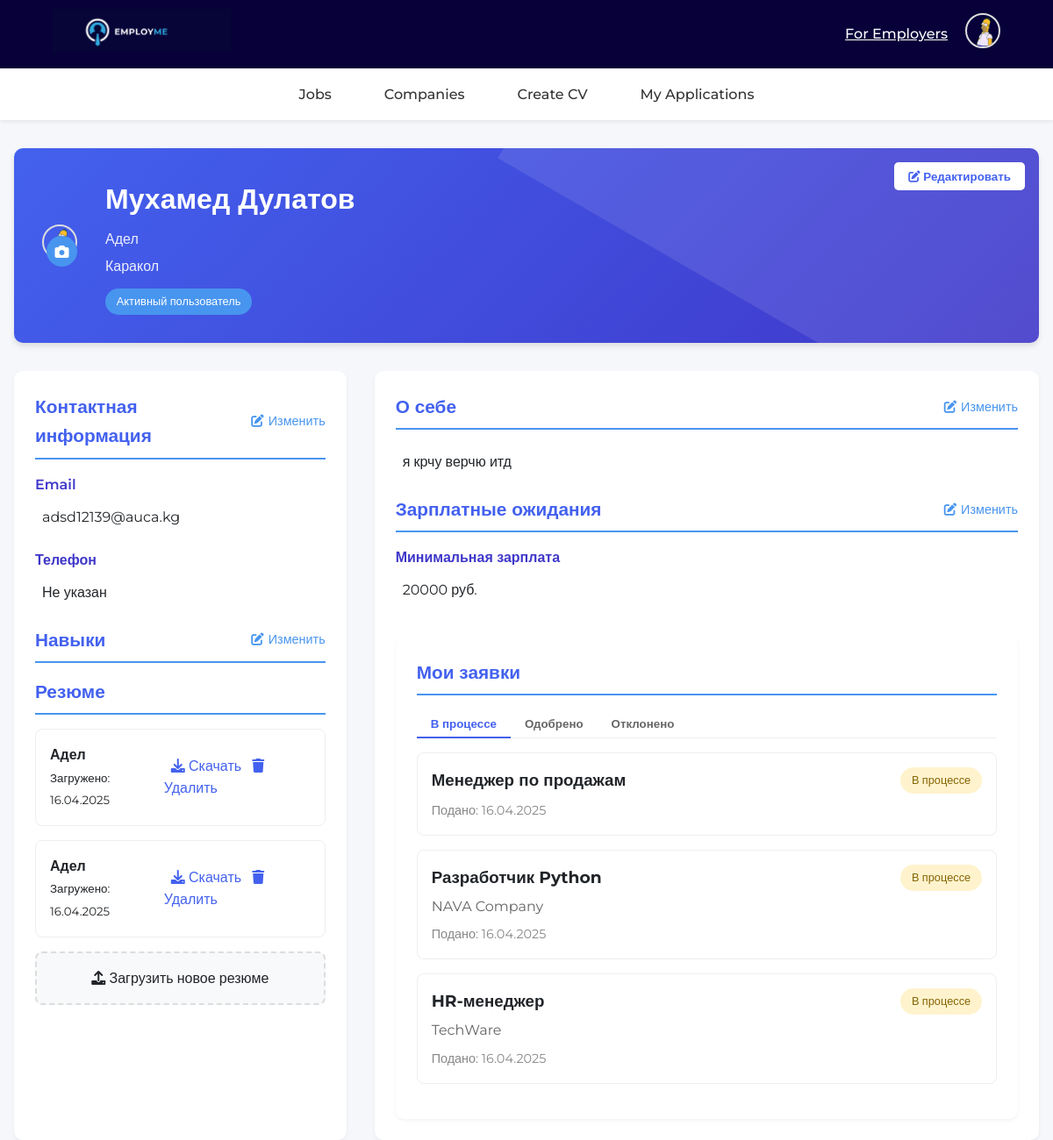
Screenshot of /profile (signed in) with the database file from the repository.
### app.py (models this page shows, shortened)
class User(UserMixin, db.Model):
    __tablename__ = 'users'
    id = db.Column(db.Integer, primary_key=True)
    first_name = db.Column(db.String(100))
    last_name = db.Column(db.String(100))
    email = db.Column(db.String(120))
    phone_code = db.Column(db.String(10))
    phone_number = db.Column(db.String(20))
    city = db.Column(db.String(100))
    min_salary = db.Column(db.Integer)
    currency = db.Column(db.String(10), default='руб.')
    payment_period = db.Column(db.String(50))
    desired_offer_title = db.Column(db.String(100))
    username = db.Column(db.String(80), unique=True)
    password = db.Column(db.String(256), nullable=False)
    reset_token = db.Column(db.String(100))
    avatar = db.Column(db.String(200))
    about = db.Column(db.Text)
    skills = db.Column(db.String(500))
    created_at = db.Column(db.DateTime, default=datetime.utcnow)
    resumes = db.relationship('Resume', back_populates='user', lazy=True)
    applications = db.relationship('Application', back_populates='applicant', lazy=True)
    job_offers = db.relationship('JobOffer', back_populates='author', lazy=True)
    posted_jobs = db.relationship('JobOffer', back_populates='user', lazy='dynamic')

class Resume(db.Model):
    __tablename__ = 'resumes'
    id = db.Column(db.Integer, primary_key=True)
    name = db.Column(db.String(100), nullable=False)
    last_name = db.Column(db.String(100), nullable=False)
    email = db.Column(db.String(120))
    phone_number = db.Column(db.String(20))
    resume_path = db.Column(db.String(200))
    portfolio_path = db.Column(db.String(200))
    cover_letter = db.Column(db.Text)
    created_at = db.Column(db.DateTime, default=datetime.utcnow, nullable=True)
    user_id = db.Column(db.Integer, db.ForeignKey('users.id'), nullable=False)
    user = db.relationship('User', back_populates='resumes')
    applications = db.relationship('Application', back_populates='resume', lazy=True)

class Application(db.Model):
    __tablename__ = 'applications'
    id = db.Column(db.Integer, primary_key=True)
    status = db.Column(db.String(20), default='under_review')
    message = db.Column(db.Text)
    created_at = db.Column(db.DateTime, default=datetime.utcnow)
    updated_at = db.Column(db.DateTime, onupdate=datetime.utcnow)
    user_id = db.Column(db.Integer, db.ForeignKey('users.id'), nullable=False)
    resume_id = db.Column(db.Integer, db.ForeignKey('resumes.id'), nullable=False)
    job_offer_id = db.Column(db.Integer, db.ForeignKey('job_offers.id'), nullable=False)
    applicant = db.relationship('User', back_populates='applications')
    resume = db.relationship('Resume', back_populates='applications')
    job_offer = db.relationship('JobOffer', back_populates='applications')  # This is correct

class JobOffer(db.Model):
    __tablename__ = 'job_offers'
    id = db.Column(db.Integer, primary_key=True)
    job_title = db.Column(db.String(100), nullable=False)
    location = db.Column(db.String(100), nullable=False)
    category = db.Column(db.String(100), nullable=False)
    job_type = db.Column(db.String(50), nullable=False)
    describe_position = db.Column(db.Text)
    unique_journey = db.Column(db.Text)
    employee_expectations = db.Column(db.Text)
    employee_contribution = db.Column(db.Text)
    team_description = db.Column(db.Text)
    interview_process = db.Column(db.Text)
    salary_range = db.Column(db.String(100))
    benefits = db.Column(db.Text)
    payment_frequency = db.Column(db.String(50))
    user_id = db.Column(db.Integer, db.ForeignKey('users.id'))  # внешний ключ
    user = db.relationship('User', back_populates='posted_jobs')  # это и есть нужное свойство
    company_id = db.Column(db.Integer, db.ForeignKey('companies.id'), nullable=False)
    company = db.relationship('Company', back_populates='job_offers')
    author = db.relationship('User', back_populates='job_offers')  # Changed from 'posted_jobs'
    applications = db.relationship('Application', back_populates='job_offer', lazy=True)

class Company(db.Model):
    __tablename__ = 'companies'
    id = db.Column(db.Integer, primary_key=True)
    name = db.Column(db.String(100), nullable=False)
    website = db.Column(db.String(200))
    about = db.Column(db.Text)
    photo = db.Column(db.String(200))
    size = db.Column(db.Integer)
    contact_info = db.Column(db.Text, nullable=False)
    document = db.Column(db.String(200))
    created_at = db.Column(db.DateTime, default=datetime.utcnow)
    job_offers = db.relationship('JobOffer', back_populates='company', lazy=True)

### app.py (the view)
@app.route('/profile')
@login_required
def profile():
    return render_template('profile.html')

### templates/profile.html (shortened to what this page needs)
    <!DOCTYPE html>
    <html lang="ru">
    <head>
        <link rel="stylesheet" href="https://cdnjs.cloudflare.com/ajax/libs/font-awesome/6.0.0-beta3/css/all.min.css">
    </head>
    <body>
        {% include "_header.html" %}
        <div class="profile-container">
            <div class="profile-header">
                <div class="avatar-container">
                    <label class="avatar-upload" title="Изменить аватар">
                        <i class="fas fa-camera"></i>
                    </label>
                </div>
                <div class="profile-info">
                    <h1 id="user-name">{{ current_user.first_name }} {{ current_user.last_name }}</h1>
                    <p id="user-title">{{ current_user.desired_offer_title or "Не указано" }}</p>
                    <p id="user-city">{{ current_user.city or "Город не указан" }}</p>
                    <span class="badge">Активный пользователь</span>
                </div>
                <button class="edit-btn" id="edit-profile-btn"><i class="fas fa-edit"></i> Редактировать</button>
            </div>
            <div class="profile-content">
                <div class="profile-sidebar">
                    <h2 class="section-title">
                        Контактная информация
                        <button class="edit-section-btn" data-section="contact">
                            <i class="fas fa-edit"></i> Изменить
                        </button>
                    </h2>
                    <div class="info-item">
                        <span class="info-label">Email</span>
                        <div class="info-value editable" data-field="email">{{ current_user.email or "Не указан" }}</div>
                    </div>
                    <div class="info-item">
                        <span class="info-label">Телефон</span>
                        <div class="info-value editable" data-field="phone">
                            {% if current_user.phone_code and current_user.phone_number %}
                                +{{ current_user.phone_code }} {{ current_user.phone_number }}
                            {% else %}
                                Не указан
                            {% endif %}
                        </div>
                    </div>
                    <h2 class="section-title">
                        Навыки
                        <button class="edit-section-btn" data-section="skills">
                            <i class="fas fa-edit"></i> Изменить
                        </button>
                    </h2>
                    <h2 class="section-title">Резюме</h2>
                    {% if current_user.resumes %}
                    {% for resume in current_user.resumes %}
                    <div class="resume-item">
                        <div>
                            <h4>{{ resume.name or "Резюме" }}</h4>
                            <small>Загружено: {{ resume.created_at.strftime('%d.%m.%Y') if resume.created_at else "Дата неизвестна" }}</small>
                        </div>
                        <div class="resume-actions">
                            <a href="{{ url_for('static', filename='uploads/' + resume.resume_path) }}" download>
                                <i class="fas fa-download"></i> Скачать
                            </a>
                            <a href="#" onclick="deleteResume({{ resume.id }})">
                                <i class="fas fa-trash"></i> Удалить
                            </a>
                        </div>
                    </div>
                    {% endfor %}
                    {% else %}
                    <p>У вас пока нет загруженных резюме</p>
                    {% endif %}
                    <label class="upload-resume-btn" for="resume-upload">
                        <i class="fas fa-upload"></i> Загрузить новое резюме
                    </label>
                </div>
                <div class="profile-main">
                    <h2 class="section-title">
                        О себе
                        <button class="edit-section-btn" data-section="about">
                            <i class="fas fa-edit"></i> Изменить
                        </button>
                    </h2>
                    <div class="info-item">
                        <div class="info-value editable" data-field="about" id="about-text">
                            {{ current_user.about or "Расскажите о себе, своих навыках и опыте работы. Это поможет работодателям лучше узнать вас." }}
                        </div>
                    </div>
                    <h2 class="section-title">
                        Зарплатные ожидания
                        <button class="edit-section-btn" data-section="salary">
                            <i class="fas fa-edit"></i> Изменить
                        </button>
                    </h2>
                    <div class="info-item">
                        <span class="info-label">Минимальная зарплата</span>
                        <div class="info-value editable" data-field="min_salary">
                            {% if current_user.min_salary %}
                                {{ current_user.min_salary }} {{ current_user.currency or 'руб.' }}
                            {% else %}
                                Не указана
                            {% endif %}
                        </div>
                    </div>
                    <div class="applications-section">
                        <h2 class="section-title">Мои заявки</h2>
                        <div class="application-tabs">
                            <button class="tab-btn active" data-tab="under_review">В процессе</button>
                            <button class="tab-btn" data-tab="accepted">Одобрено</button>
                            <button class="tab-btn" data-tab="rejected">Отклонено</button>
                        </div>
                        <div class="applications-container">
                            {% for status in ['under_review', 'accepted', 'rejected'] %}
                            <div class="application-list" id="{{ status }}-list"
                                style="display: {{ 'block' if status == 'under_review' else 'none' }}">
                                {% for app in current_user.applications if app.status == status %}
                                <div class="application-card {{ app.status }}">
                                    <h3>{{ app.job_offer.job_title }}</h3>
                                    <p class="company">{{ app.job_offer.company.name }}</p>
                                    <p class="date">Подано: {{ app.created_at.strftime('%d.%m.%Y') }}</p>
                                    <div class="status-badge {{ app.status }}">
                                        {{ 'В процессе' if app.status == 'under_review'
                                        else 'Одобрено' if app.status == 'accepted'
                                        else 'Отклонено' }}
                                    </div>
                                </div>
                                {% else %}
                                <p class="no-applications">Нет заявок</p>
                                {% endfor %}
                            </div>
                            {% endfor %}
                        </div>
                    </div>
                </div>
            </div>
        </div>
    </body>
    </html>

### templates/_header.html (shortened to what this page needs)
<!DOCTYPE html>
<html lang="en">
<head>
</head>
<body>
  <header>
    <div class="top-bar_header">
      <div class="logo">
        <a href="{{ url_for('home') }}"><img src="{{ url_for('static', filename='logo.png') }}" alt="Logo" style="height: 50px;"></a>
      </div>
      <div class="nav-right">
        <div class="nav-links">
          <a href="{{ url_for('company_login') }}" class="employers-link">For Employers</a>
          {% if current_user.is_authenticated %}
          <div class="user-dropdown">
            <img src="{{ url_for('static', filename='avatars/' + (current_user.avatar or 'default.jpg')) }}"
              alt="Avatar"
              class="avatar">
          </div>
          {% else %}
          <span class="divider"></span>
          <a href="{{ url_for('login') }}" class="nav-button login-button">Login</a>
          <a href="{{ url_for('register') }}" class="nav-button signup-button">Sign Up</a>
          {% endif %}
        </div>
      </div>
    </div>
    <nav class="main-nav">
      <a href="{{ url_for('search_jobs_route') }}">Jobs</a>
      <a href="{{ url_for('company_profiles') }}">Companies</a>
      <a href="{{ url_for('resume') }}">Create CV</a>
      {% if current_user.is_authenticated %}
        <a href="{{ url_for('profile') }}">My Applications</a>
      {% endif %}
    </nav>
  </header>
</body>
</html>

### rows the page displays
User: avatar (picture), first_name "Мухамед", last_name "Дулатов", desired_offer_title "Адел", city "Каракол", email "adsd12139@auca.kg", about "я крчу верчю итд", min_salary "20000", currency "руб."
Resume: name "Адел", created_at "16.04.2025"
Resume: name "Адел", created_at "16.04.2025"
Application: job_offer.job_title "Менеджер по продажам", created_at "16.04.2025", status "В процессе"
Application: job_offer.job_title "Разработчик Python", job_offer.company.name "NAVA Company", created_at "16.04.2025", status "В процессе"
Application: job_offer.job_title "HR-менеджер", job_offer.company.name "TechWare", created_at "16.04.2025", status "В процессе"
